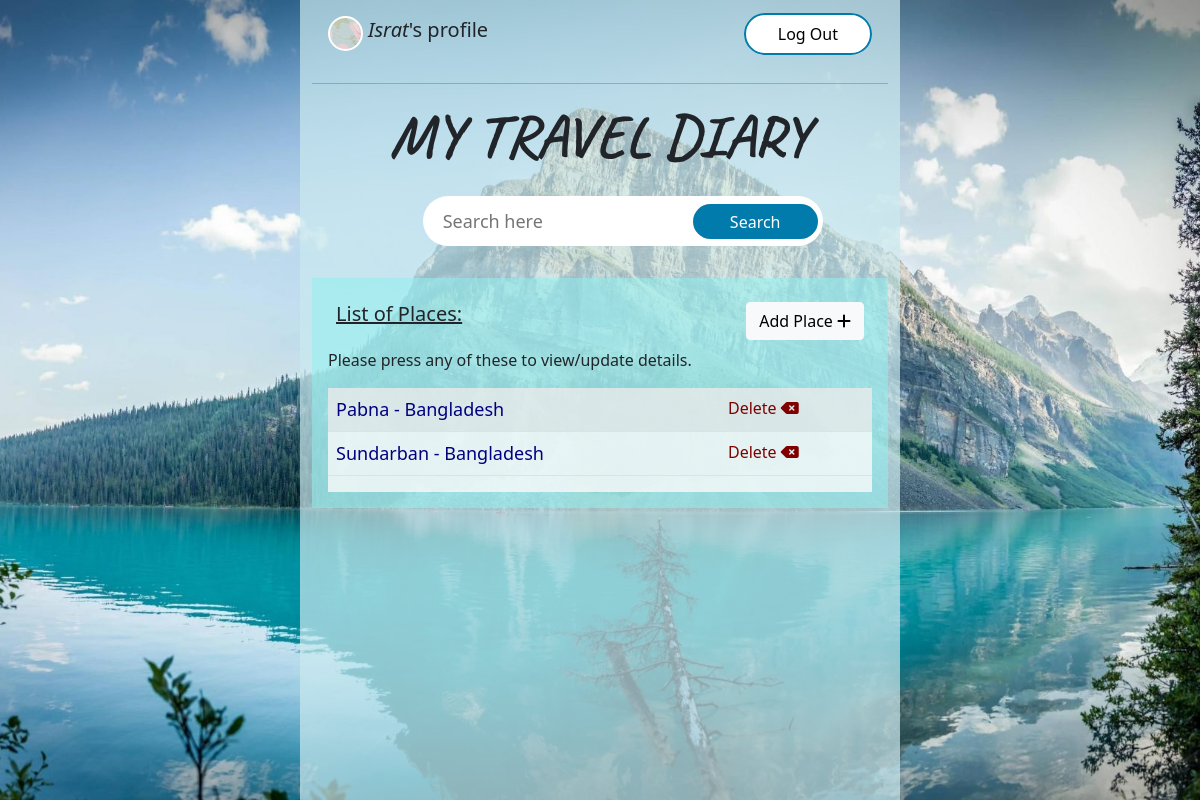
Screenshot of / (signed in) with the database file from the repository.
### main/models.py (models this page shows, shortened)
class Place(models.Model):
    user = models.ForeignKey(User, on_delete=models.CASCADE, null=True, blank=True)
    name = models.CharField(max_length=255)
    country = models.CharField(max_length=255)
    image = models.ImageField(
        upload_to='places/',
        null=True,
        blank=True )
    description = models.TextField(null=True, blank=True)
    date = models.DateTimeField(auto_now_add=True)
    visited = models.BooleanField(default=False)
    class Meta:
        ordering = ['visited']

### main/views.py (the view)
# urls.py: path('', PlaceList.as_view(), name='places'),
class PlaceList(LoginRequiredMixin, ListView):
    model = Place
    context_object_name = 'places' #object_list is named as places
    def get_context_data(self, **kwargs):
        context = super().get_context_data(**kwargs)
        context['places'] = context['places'].filter(user=self.request.user)
        context['count'] = context['places'].filter(visited=False).count()
        search_input = self.request.GET.get('search') or ''
        if search_input:
            context['places'] = context['places'].filter(
                Q(name__startswith=search_input)|
                Q(country__startswith = search_input))
        context['search_input'] = search_input
        return context

### main/templates/main/place_list.html
{% extends 'main/body.html' %}
{% block content %}
<div class="row p-3 intro">
    <div class="col-4">
        <div class="d-flex justify-content-start intro">
            <div class="circle"></div>
            <h5 style="margin-left: 5px;"><span style="font-style: italic;">{{request.user|title}}</span>'s
                profile</h5>
        </div>
    </div>
    <div class="col-8 text-end">
        {% if request.user.is_authenticated %}
        <a class="a-btn" href="{% url 'logout' %}">Log Out</a>
        {% else %}
        <a href="{% url 'login' %}">Login</a>
        {% endif %}
    </div>
</div>
<hr>
<h1 class="title">MY TRAVEL DIARY</h1>
<div class="row p-3 justify-content-center">
    <div class="col-8">
        <div class="search_wrap">
            <form class="search_box" method="GET">
                <input class="s-input" placeholder="Search here" type="text"
                    name="search" value="{{ search_input }}" />
                <button class="btn" type="submit">Search</button>
            </form>
        </div>
    </div>
</div>
<div class="container mt-3 mb-3 p-3" style="background-color: rgba(144, 241,
    241, 0.541);">
    <div class="row p-2">
        <div class="col-6">
            <h5 style="text-decoration: underline;">List of Places:</h5>
        </div>
        <div class="col-6 text-end">
            <a class="btn btn-light" href="{% url 'form' %}">Add Place <span><i
                        class="fa fa-plus"></i></span></a>
        </div>
    </div>
    {% if places %}
    <p>Please press any of these to view/update details.</p>
    {% endif %}
    <div class="table-responsive" style="background-color: rgba(250, 250, 250,
        0.801)">
        <table class="table table-hover table-striped">
            {% for place in places %}
            <tr>
                <td><a class="t-title" href="{% url 'details' place.id %}">{{place.name|title}}
                        - {{place.country|title}}</a></td>
                <td><a class="t-delete" href="{% url 'delete' place.id %}">Delete
                        <span><i class="fas fa-backspace"></i></span></a></td>
            </tr>
            {% empty %}
            <h3 style="text-align: center;">No places in the list.</h3>
            {% endfor %}
        </table>
    </div>
</div>
{% endblock content %}

### static/css/style.css (style rules this page uses)
* { margin:0; padding: 0; box-sizing: border-box; }
body, .list-row { min-height: 100vh; }
.circle { border: white solid 2px; border-radius: 50%; height: 35px; width: 35px; background-image: url("/media/design/background.jpg"); }
.intro { align-items: center; }
.a-btn { text-decoration: none; color: black; padding: 8px 32px; font-size: 16px; border: 2px solid rgb(0, 123, 172); border-radius: 25px; background-color: white; cursor: pointer; }
.title { text-align: center; font-weight: 800; font-family: 'Caveat', cursive; font-size: 60px; }
.search_wrap .search_box { position: relative; width: 400px; height: 50px; }
.search_wrap .search_box .s-input { border: none; width: 100%; height: 100%; padding: 10px 20px; border-radius: 50px; font-size: 18px; }
.search_wrap .search_box .btn { position: absolute; height: 70%; background: rgb(0, 123, 172); cursor: pointer; width: 125px; top: 8px; right: 5px; border-radius: 20px; color: #fff; display: flex; align-items: center; justify-content: center; }
.t-title { text-decoration: none; color: navy; font-size: large; }
.t-delete { text-decoration: none; color: maroon; }

### rows the page displays
Place: name "Pabna", country "Bangladesh"
Place: name "Sundarban", country "Bangladesh"

### other values shown
{{ request.user|title }} "Israt"
